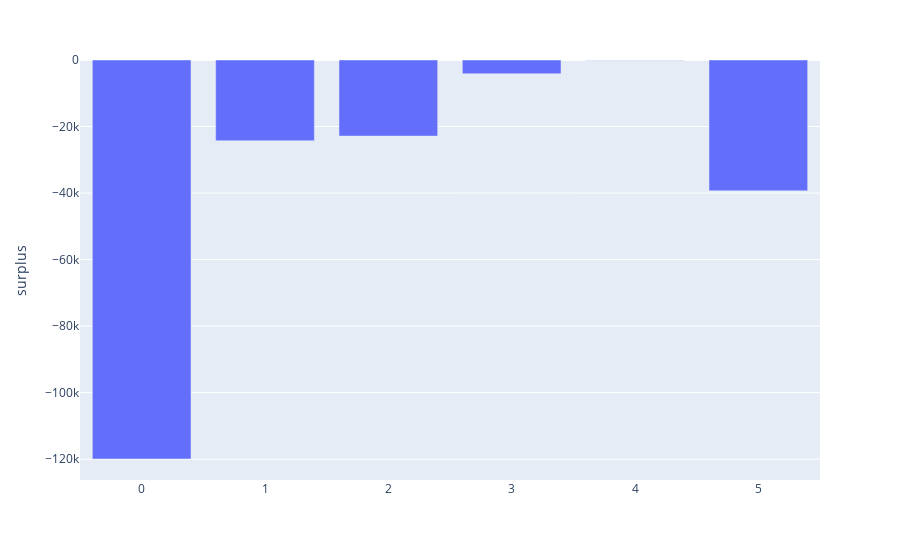

Here is the notebook cell this chart was saved with:
### Markdown cell above
<div class="alert alert-success">

<b>Plotting Top Imports & Exports</b>:

<ul>
  <li>Plotting the deficits/surpluses for top exported/imported commodities.</li>
</ul>
 
    
</div>

### Code cell
# Merging Top imports and exports for finding deficits/surpluses.

commonItems = pd.merge(top_exp.reset_index(), 
         top_imp.reset_index(), 
         how='inner', on=['Commodity'],
         suffixes=('_exp', '_imp'))

commonItems['surplus'] = commonItems['value_exp'] - commonItems['value_imp']
print("Commodities in Total in Both of top_exports, top_imports : ", len(commonItems))
fig = px.bar(commonItems, y="surplus", hover_data=["value_exp", "value_imp"])
fig.show()

### Figure 1 — Plotly figure (JSON) as saved in the notebook; plotly's stock layout.template omitted (floating-point values rounded to 4 significant figures)
{"data": [{"alignmentgroup": "True", "customdata": [[47920.0, 167900.0], [40450.0, 64720.0], [20960.0, 43840.0], [18240.0, 22390.0], [5700.0, 5808.0], [12730.0, 52050.0]], "hovertemplate": "surplus=%{y}<br>value_exp=%{customdata[0]}<br>value_imp=%{customdata[1]}<extra></extra>", "legendgroup": "", "marker": {"color": "#636efa"}, "name": "", "offsetgroup": "", "orientation": "v", "showlegend": false, "textposition": "auto", "type": "bar", "xaxis": "x", "y": [-120000.0, -24270.0, -22880.0, -4151.0, -107.9, -39320.0], "yaxis": "y"}], "layout": {"barmode": "relative", "legend": {"tracegroupgap": 0}, "margin": {"t": 60}, "xaxis": {"anchor": "y", "domain": [0, 1]}, "yaxis": {"anchor": "x", "domain": [0, 1], "title": {"text": "surplus"}}}}
